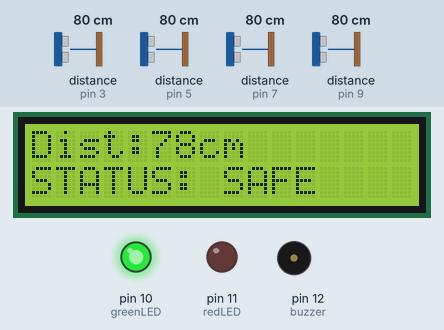
Bench run of a sketch on a simulated Arduino Uno, built with avr-gcc and run on an emulated ATmega328P. On the bench: 16×2 character LCD, output pins drawn as LEDs (lit = HIGH), buzzer (waves = sounding, pin HIGH). Wiring (inferred from the names in the program): 4 × ultrasonic range finder: trigger pin 2, echo pin 3 / trigger pin 4, echo pin 5 / trigger pin 6, echo pin 7 / trigger pin 8, echo pin 9. The inputs (shaded band) are chosen by the test bench; at power-on: distance to the obstacle (sensors on pin 3, pin 5, pin 7, pin 9) 80 cm. The echo pulse lasts 58.3 µs per cm; pins used as bus, display or sensor lines are not drawn.

Above: at 3.2 s.
3.3 s: distance to the obstacle (sensor on pin 3) set to 24 cm
At 4.3 s:
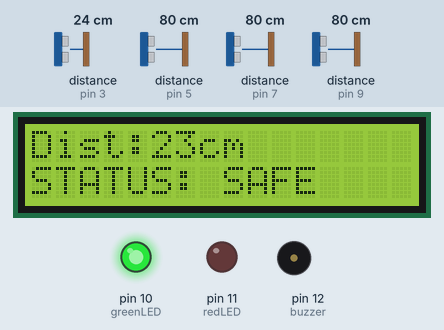
5.3 s: distance to the obstacle (sensor on pin 3) set to 19 cm
At 6.9 s:
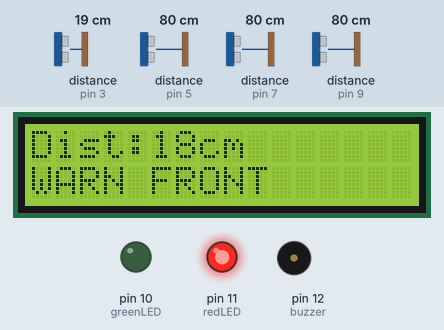
7.2 s: distance to the obstacle (sensor on pin 5) set to 13 cm
At 8.9 s:
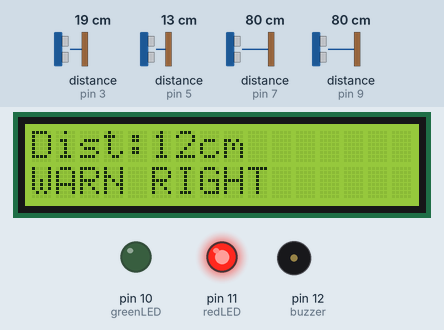
9.2 s: distance to the obstacle (sensor on pin 5) set to 10 cm
At 10.8 s:
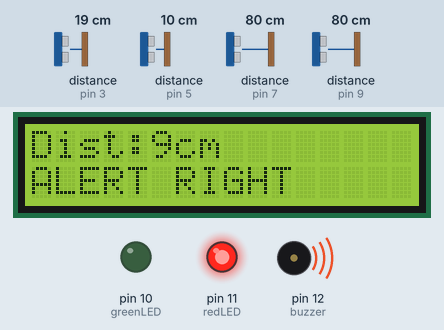
11.1 s: distance to the obstacle (sensor on pin 7) set to 11 cm
12.7 s: distance to the obstacle (sensor on pin 7) set to 8 cm
At 13.9 s:
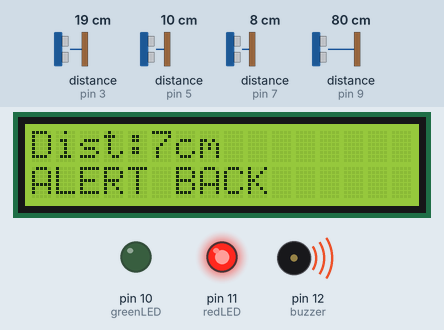
Timing chart, 0 to 15.5 s (numbered marks = the images above; inputs shaded):
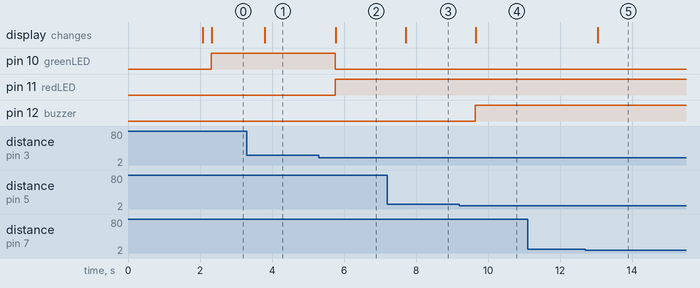

Measured:
- the behaviour switches between 22 and 21 cm on distance to the obstacle (sensor on pin 3) (found by bisection; images 1 and 2)
- the behaviour switches between 12 and 11 cm on distance to the obstacle (sensor on pin 5) (found by bisection; images 3 and 4)
- the behaviour switches between 10 and 9 cm on distance to the obstacle (sensor on pin 7) (found by bisection; images 4 and 5)
- after the input at 3.3 s, the display: changes after 0.50 s (image 1)
- after the input at 5.3 s, pin 10 (greenLED): HIGH → LOW after 0.46 s; pin 11 (redLED): LOW → HIGH after 0.46 s; the display: changes after 0.47 s (image 2)
- after the input at 7.2 s, the display: changes after 0.52 s (image 3)
- after the input at 9.2 s, pin 12 (buzzer): LOW → HIGH after 0.45 s; the display: changes after 0.46 s (image 4)
- after the input at 11.1 s, every drawn part: stays the same
- after the input at 12.7 s, the display: changes after 0.34 s (image 5)

The sketch:

smart_electric_fence_monitoring.ino
```cpp
#include <Wire.h>
#include <LiquidCrystal_I2C.h>

LiquidCrystal_I2C lcd(0x27,16,2);

// Sensor pins
int trigPins[4] = {2,4,6,8};
int echoPins[4] = {3,5,7,9};

String directions[4] = {
  "FRONT",
  "RIGHT",
  "BACK",
  "LEFT"
};

// Outputs
#define greenLED 10
#define redLED 11
#define buzzer 12

long duration;
int distance;

int readDistance(int trig, int echo) {

  digitalWrite(trig, LOW);
  delayMicroseconds(2);

  digitalWrite(trig, HIGH);
  delayMicroseconds(10);
  digitalWrite(trig, LOW);

  duration = pulseIn(echo, HIGH, 30000);
  return duration * 0.034 / 2;
}

void setup() {

  Serial.begin(9600);

  for(int i=0;i<4;i++){
    pinMode(trigPins[i], OUTPUT);
    pinMode(echoPins[i], INPUT);
  }

  pinMode(greenLED, OUTPUT);
  pinMode(redLED, OUTPUT);
  pinMode(buzzer, OUTPUT);

  lcd.init();
  lcd.backlight();
  lcd.print("Smart Fence");
  delay(2000);
  lcd.clear();
}

void loop() {

  int minDistance = 500;
  int detectedSide = -1;

  // Read sensors
  for(int i=0;i<4;i++){
    int d = readDistance(trigPins[i], echoPins[i]);

    if(d > 0 && d < minDistance){
      minDistance = d;
      detectedSide = i;
    }

    delay(50);
  }

  lcd.clear();
  lcd.setCursor(0,0);
  lcd.print("Dist:");
  lcd.print(minDistance);
  lcd.print("cm");

  // -------- SAFE --------
  if(minDistance > 20){

    digitalWrite(greenLED, HIGH);
    digitalWrite(redLED, LOW);
    digitalWrite(buzzer, LOW);

    lcd.setCursor(0,1);
    lcd.print("STATUS: SAFE");
  }

  // -------- WARNING --------
  else if(minDistance > 10){

    digitalWrite(greenLED, LOW);
    digitalWrite(redLED, HIGH);
    digitalWrite(buzzer, LOW);

    lcd.setCursor(0,1);
    lcd.print("WARN ");
    lcd.print(directions[detectedSide]);
  }

  // -------- DANGER --------
  else{

    digitalWrite(greenLED, LOW);
    digitalWrite(redLED, HIGH);
    digitalWrite(buzzer, HIGH);

    lcd.setCursor(0,1);
    lcd.print("ALERT ");
    lcd.print(directions[detectedSide]);
  }

  delay(250);
}
```
